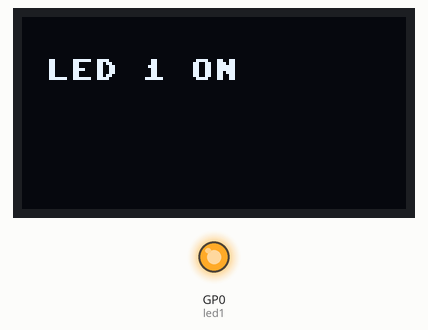
Bench run of a program on a simulated Raspberry Pi Pico running MicroPython. Parts: 128×64 one-colour display, output pins drawn as LEDs (lit = HIGH). Library files of the repository ran but are not shown: ssd1306.py.

Above: at 0.1 s.
At 2.1 s:
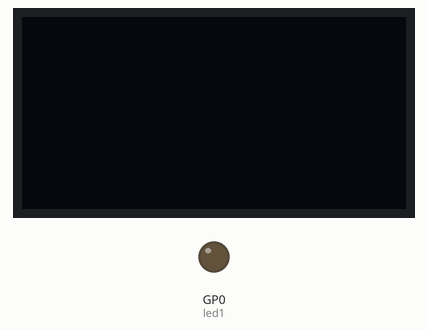
Timing chart, 0 to 130.0 s (numbered marks = the images above):
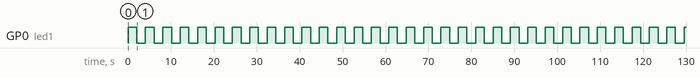

The program:

DisplayLed_ON.py
```python
from machine import Pin, I2C
from ssd1306 import SSD1306_I2C
import time
import utime
import machine

WIDTH = 128
HEIGHT = 64

i2c = I2C(0, scl = Pin(17), sda = Pin(16), freq=400000)

display = SSD1306_I2C(128, 64, i2c)

led1 = machine.Pin(0,machine.Pin.OUT)
# if display.inver(1)
# display.

while True:

    led1.toggle()
    if led1.value() == 1:
        display.text("LED 1 ON",8,14)
        display.show()
    else:
        display.fill(0)
        display.show()

    utime.sleep(2)
```

Measured:
- by itself, GP0 (led1): alternates HIGH for 2.0 s and LOW for 2.0 s
